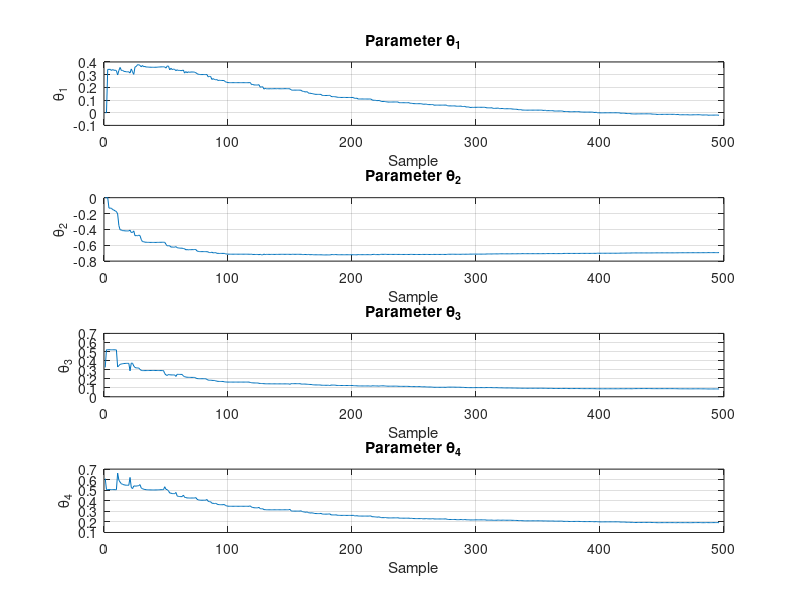
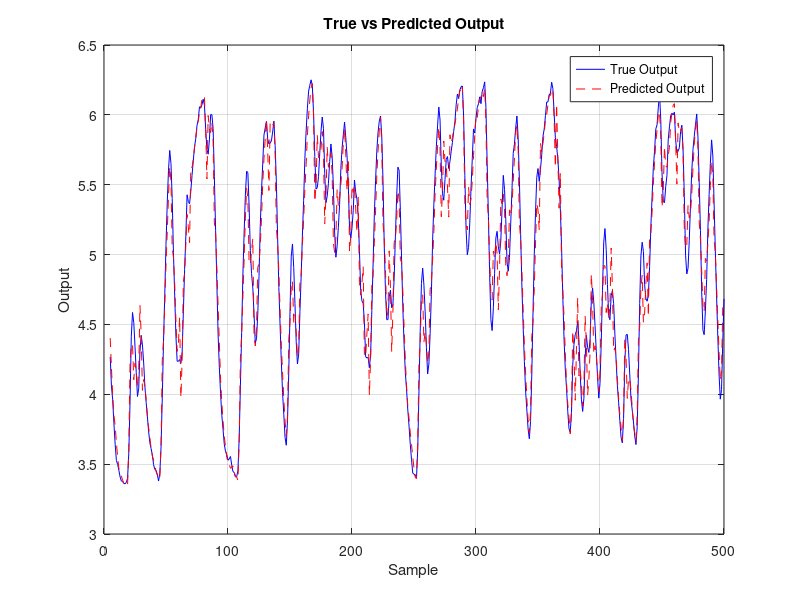

Here is the MATLAB script that generated these plots, in order:
clc; clear; clear all;

% Wczytanie danych z pliku dryer.dat
data = load('Dane/dryer.dat');
Tp = 0.08;
time = (0:size(data, 1)-1) * Tp;

% Załadowanie do zmiennych:
input_data = data(:,1);    % Moc grzałki wyrażona w [W]
output_data = data(:,2);   % Temperatura wyrażona w [C]

% Podział danych na zestawy treningowe i testowe (50/50)
split_idx = floor(length(input_data) / 2);
input_train = input_data(1:split_idx);
output_train = output_data(1:split_idx);
input_test = input_data(split_idx+1:end);
output_test = output_data(split_idx+1:end);

% Parametry
N_train = length(input_train); % liczba próbek w zestawie treningowym
na = 2; % rząd modelu ARX dla wyjścia
nb = 2; % rząd modelu ARX dla wejścia
nk = 3; % opóźnienie (number of samples)

% Inicjalizacja zmiennych
phi = zeros(N_train - max(na, nb+nk) + 1, na + nb); % macierz regresji
y_train = output_train(max(na, nb+nk):N_train); % wyjściowe dane treningowe

% Wypełnianie macierzy regresji phi
for n = max(na, nb+nk):N_train
    phi_row = [-output_train(n-1:-1:n-na)', input_train(n-nk:-1:n-nk-nb+1)'];
    phi(n - max(na, nb+nk) + 1, :) = phi_row;
end

% Inicjalizacja parametrów RIV
theta_IV = zeros(na + nb, 1); % estymaty parametrów
P_IV = eye(na + nb) * 1000; % macierz kowariancyjna
x = zeros(N_train, 1); % symulowana odpowiedź modelu

theta_history = zeros(na + nb, N_train - max(na, nb+nk) + 1);

% Iteracyjna aktualizacja parametrów
for n = max(na, nb+nk):N_train
    % Obliczanie zmiennych instrumentalnych
    if n > max(na, nb+nk)
        x(n) = [-x(n-1:-1:n-na)', input_train(n-nk:-1:n-nk-nb+1)'] * theta_IV;
    end
    z = [-x(n-1:-1:n-na)', input_train(n-nk:-1:n-nk-nb+1)'];
    
    % Obliczanie błędu predykcji
    epsilon = y_train(n - max(na, nb+nk) + 1) - phi(n - max(na, nb+nk) + 1, :) * theta_IV;
    
    % Wektor wzmocnienia
    k = P_IV * z' / (1 + z * P_IV * z');
    
    % Aktualizacja estymaty parametrów
    theta_IV = theta_IV + k * epsilon;
    
    % Aktualizacja macierzy kowariancyjnej
    P_IV = P_IV - k * z * P_IV;

    % Zapis aktualnych estymat parametrów
    theta_history(:, n - max(na, nb+nk) + 1) = theta_IV;
end

% Predykcja na zbiorze testowym
N_test = length(input_test);
y_pred = zeros(N_test - max(na, nb+nk) + 1, 1);
phi_test = zeros(N_test - max(na, nb+nk) + 1, na + nb);

for n = max(na, nb+nk):N_test
    phi_row_test = [-output_test(n-1:-1:n-na)', input_test(n-nk:-1:n-nk-nb+1)'];
    phi_test(n - max(na, nb+nk) + 1, :) = phi_row_test;
    y_pred(n - max(na, nb+nk) + 1) = phi_row_test * theta_IV;
end

% Obliczanie Jfit
y_true = output_test(max(na, nb+nk):N_test);
Jfit = 100 * (1 - sum((y_true - y_pred).^2) / sum((y_true - mean(y_true)).^2));

% Tworzenie wykresów estymat parametrów
figure;
for i = 1:na + nb
    subplot(na + nb, 1, i);
    plot(theta_history(i, :));
    title(['Parameter \theta_', num2str(i)]);
    xlabel('Sample');
    ylabel(['\theta_', num2str(i)]);
    grid on;
end

% Tworzenie wykresu rzeczywistych i predykowanych wartości wyjściowych
figure;
plot(max(na, nb+nk):N_test, y_true, 'b', max(na, nb+nk):N_test, y_pred, 'r--');
title('True vs Predicted Output');
xlabel('Sample');
ylabel('Output');
legend('True Output', 'Predicted Output');
grid on;

% Wyświetlanie końcowych estymat parametrów i Jfit
disp('Estimated parameters:');
disp(theta_IV);

disp(['Jfit: ', num2str(Jfit)]);

% Obliczanie transmitancji końcowej
A = [1; theta_IV(1:na)];
B = [zeros(nk, 1); theta_IV(na+1:end)];

sys = tf(B', A', Tp);
disp('Final transfer function (tf object):');
disp(sys);

% Wyświetlanie czytelnej ułamkowej formy transmitancji
[num, den] = tfdata(sys, 'v');
disp('Final transfer function (fractional form):');
trans_func_str = ['(' num2str(num) ') / (' num2str(den) ')'];
disp(trans_func_str);
